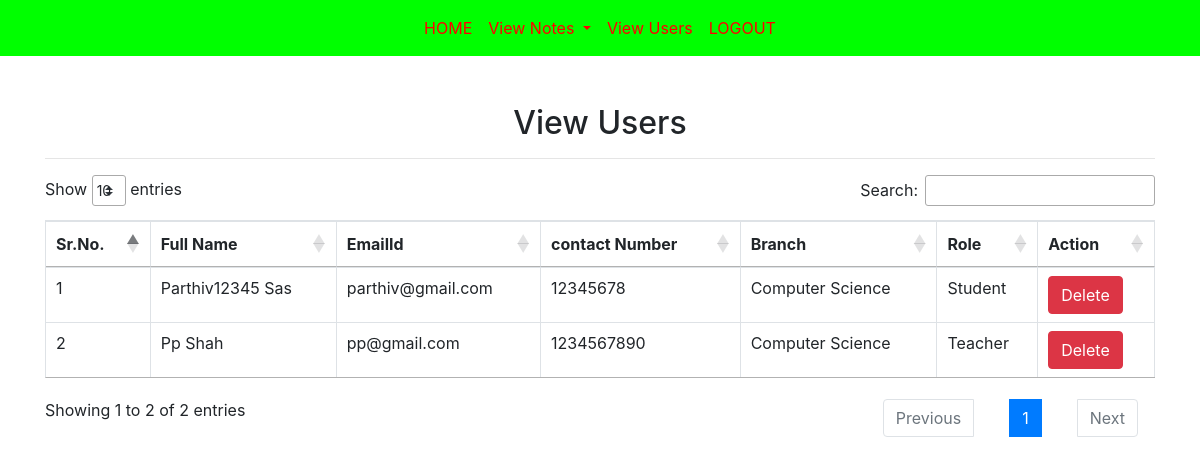
The page /view_users/ (signed in) on the database its author committed.
### notes/models.py (models this page shows, shortened)
class Signup(models.Model):
    user=models.ForeignKey(User,on_delete=models.CASCADE,null=True)
    contact=models.CharField(max_length=10,null=True)
    branch=models.CharField(max_length=10)
    role=models.CharField(max_length=10)

### notes/views.py (the view)
# urls.py: path('view_users/',view_users,name='view_users'),
def view_users(request):
    if not request.user.is_authenticated:
        return redirect('login_admin')
    users=Signup.objects.all()
    d={'users':users}
    return render(request,'view_users.html',d)

### notes/templates/view_users.html (shortened to what this page needs)
{% extends 'admin_navigation.html' %}
{% block body %}
{% load static %}
<link rel="stylesheet" href="https://cdnjs.cloudflare.com/ajax/libs/twitter-bootstrap/4.5.2/css/bootstrap.css">
<link rel="stylesheet" href="https://cdn.datatables.net/1.10.22/css/dataTables.bootstrap4.min.css">
<div class="container mt-5">
            <h2 class="text-center">View Users</h2>
            <hr>
            <table class="table table-bordered" id="example">
                <thead>
                    <tr>
                        <th>Sr.No.</th>
                        <th>Full Name</th>
                        <th>EmailId</th>
                        <th>contact Number</th>
                        <th>Branch</th>
                        <th>Role</th>
                        <th>Action</th>
                    </tr>
                     </thead>
                     <tbody>
                    {% for i in users %}
                    <tr>
                        <td>{{forloop.counter}}</td>
                        <td style="text-transform:capitalize">{{i.user.first_name}} {{i.user.last_name}}</td>
                        <td>{{i.user.username}}</td>
                        <td>{{i.contact}}</td>
                        <td>{{i.branch}}</td>
                        <td>{{i.role}}</td>
                        <td><a href="{% url 'delete_users' i.user.id %}" class="btn btn-danger" onclick="return confirm('Are You Sure You want to delete this user?')">Delete</a></td>
                    </tr>
                    {% endfor %}
                </tbody>
            </table>
{% endblock %}

### rows shown on the page
Signup: user.first_name "Parthiv12345", user.last_name "Sas", user.username "parthiv@gmail.com", contact "12345678", branch "Computer Science", role "Student"
Signup: user.first_name "Pp", user.last_name "Shah", user.username "pp@gmail.com", contact "1234567890", branch "Computer Science", role "Teacher"
